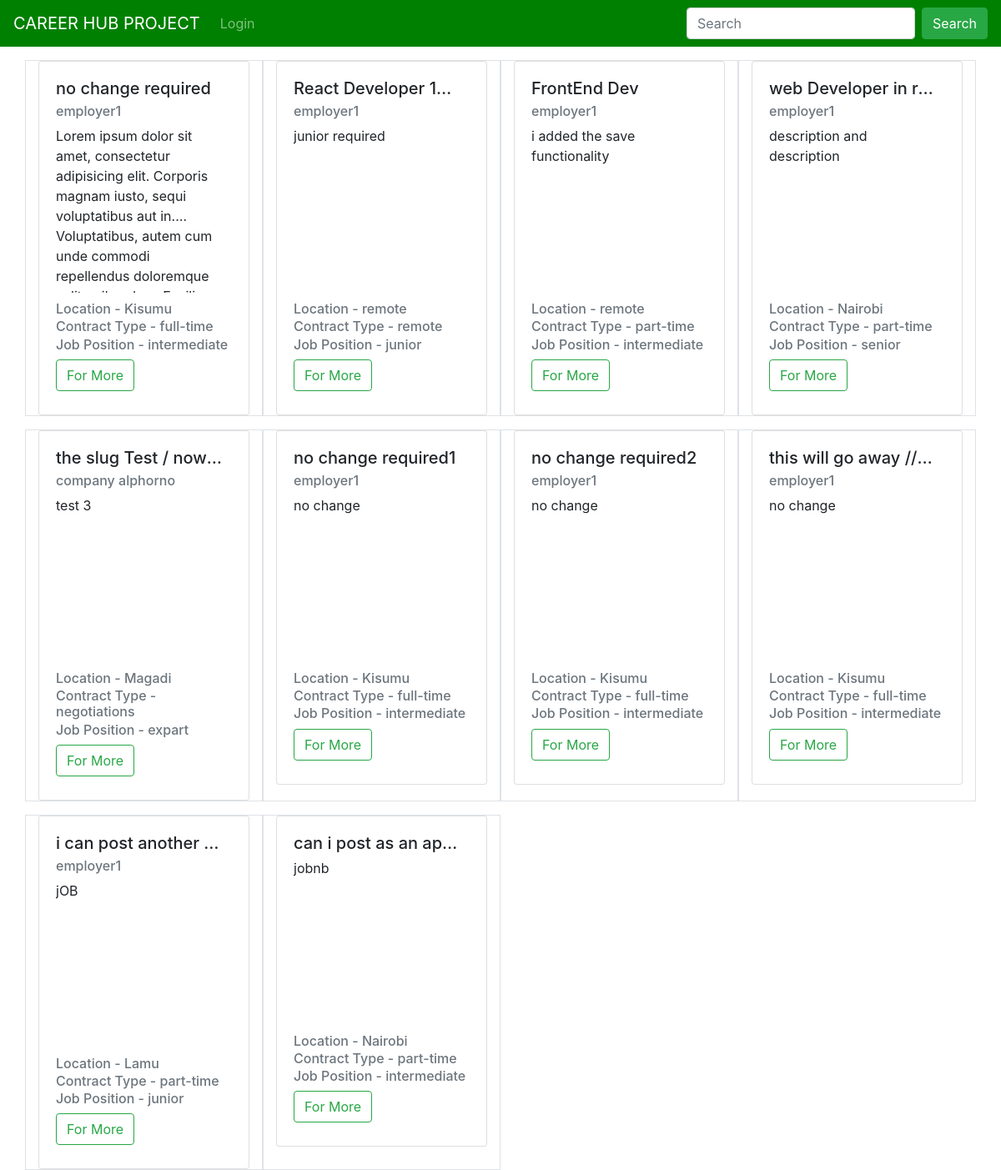
/, run on an earlier commit of the app's database.
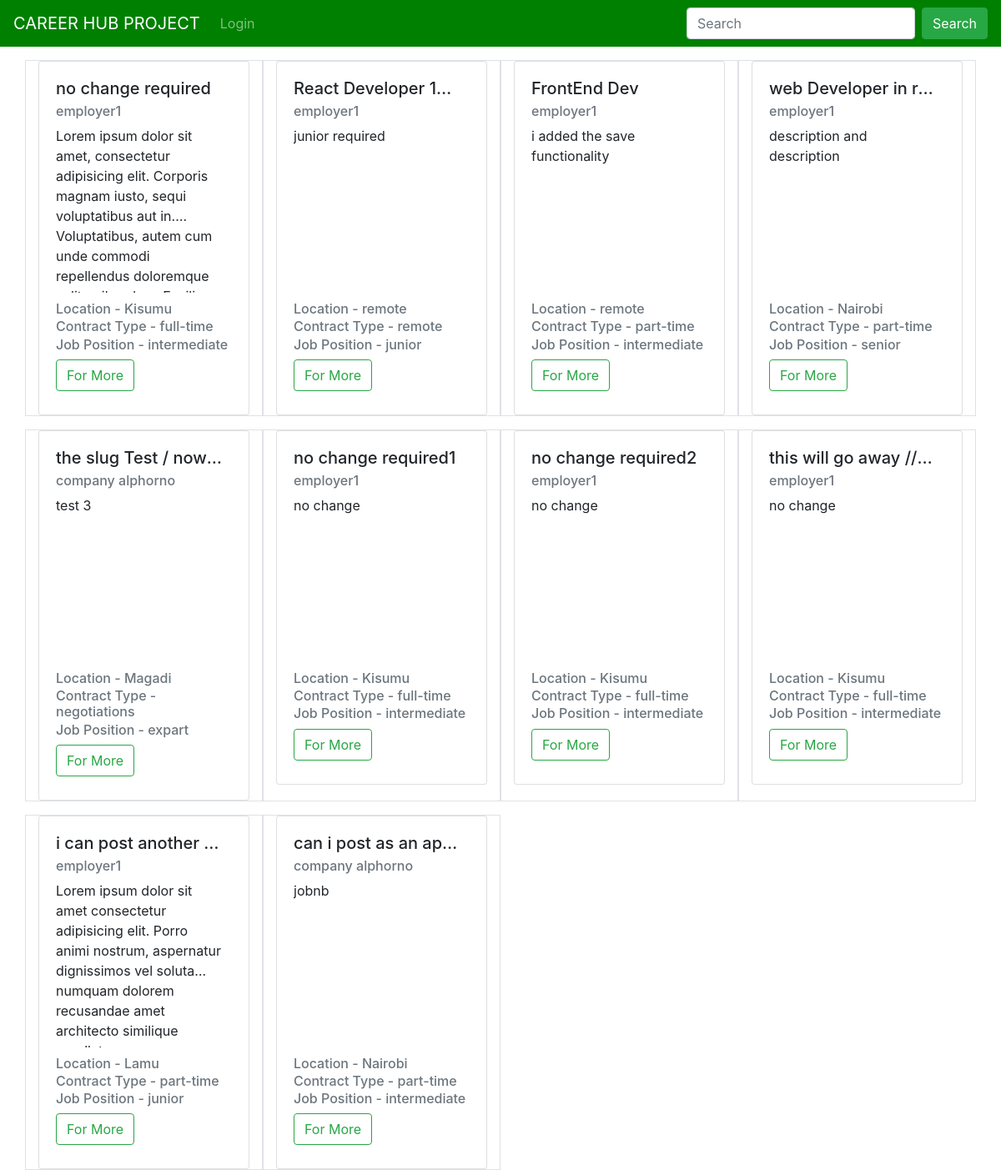
And on a later commit of the database.
### job/models.py (models this page shows, shortened)
class Job(models.Model):
    positions = (
        ("junior", "junior"),
        ("intermediate", "intermediate"),
        ("senior", "senior"),
        ("expart", "expart"),
    )
    contaract_types = (
        ("remote", "remote"),
        ("part-time", "part-time"),
        ("full-time", "full-time"),
        ("negotiations", "negotiations"),
    )
    employer = models.ForeignKey(
        Employer, on_delete=models.CASCADE, related_name="jobs"
    )
    job_category = models.ForeignKey(
        Category,
        related_name="jobs",
        on_delete=models.CASCADE,
    )
    job_title = models.CharField(
        max_length=200,
    )
    slug = models.CharField(max_length=200, null=True)
    job_location = models.CharField(max_length=200)
    contract_type = models.CharField(max_length=200, choices=contaract_types)
    position = models.CharField(max_length=200, choices=positions)
    job_description = models.TextField()
    created_at = models.DateTimeField(
        auto_now_add=True,
        null=True,
    )
    updated_at = models.DateTimeField(auto_now=True, null=True)

### users/models.py (models this page shows, shortened)
class CustomUser(AbstractUser, PermissionsMixin):
    type_user = (
        ("Admin", "Admin"),
        ("applicant", "Applicant"),
        ("Employer", "Employer"),
    )
    username = models.CharField(max_length=200, unique=True)
    email = models.EmailField(max_length=50, unique=True)
    full_name = models.CharField(max_length=200)
    is_active = models.BooleanField(default=True)
    is_staff = models.BooleanField(default=False)
    is_superuser = models.BooleanField(default=False)
    is_admin = models.BooleanField(default=False)
    date_joined = models.DateTimeField(auto_now_add=True, null=True)
    last_login = models.DateTimeField(auto_now=True, null=True)
    user_type = models.CharField(max_length=200, choices=type_user)
    USERNAME_FIELD = "email"
    REQUIRED_FIELDS = ["username", "full_name"]

### core/views.py (the view)
# urls.py: path("", views.index, name="index"),
def index(request):
    jobs = Job.objects.all()
    return render(request, "core/index.html", {"jobs": jobs})

### templates/core/index.html (shortened to what this page needs)
{% extends "core/base.html" %} {% block title%}CHP{% endblock %} {% load
crispy_forms_tags %}
{% block content %}
<div class="container">
  <div class="row">
    {% for i in jobs %}
    <div class="col-sm-12 col-md-6 col-lg-3 mt-3 border">
      <div class="card" style="max-height: 30rem">
        <div class="card-body">
          <h5
            class="card-title"
            style="
              width: 200px;
              text-overflow: ellipsis;
              white-space: nowrap;
              overflow: hidden;
            "
          >
            {{i.job_title}}
          </h5>
          <h6 class="card-subtitle mb-2 text-muted">
            {{ i.employer.full_name}}
          </h6>
          <p
            class="card-text"
            style="
              display: -webkit-box;
              -webkit-line-clamp: 5;
              -webkit-box-orient: vertical;
              width: 200px;
              height: 200px;
              overflow: hidden;
            "
          >
            {{i.job_description}}
          </p>
          <h6 class="card-subtitle mb-2 text-muted">
            Location - {{ i.job_location}}
          </h6>
          <h6 class="card-subtitle mb-2 text-muted">
            Contract Type - {{ i.contract_type}}
          </h6>
          <h6 class="card-subtitle mb-2 text-muted">
            Job Position - {{ i.position}}
          </h6>
          <a
            href="{% url 'job_detail' i.job_category.slug i.slug %}"
            class="btn btn-outline-success mb-2 align-items-end"
            >For More</a
          >
        </div>
      </div>
    </div>
    {%endfor %}
  </div>
</div>
{% endblock %}

What changed in the data, as far as the page shows it:
changed Job "Lamu": job_description "jOB" → "Lorem ipsum dolor sit amet consectetur adipisicing elit. Porro animi nostrum, aspernatur dignissimos vel soluta numquam dolorem recusandae amet architecto…"
changed Job "jobnb": employer.full_name (not shown) → "company alphorno"
